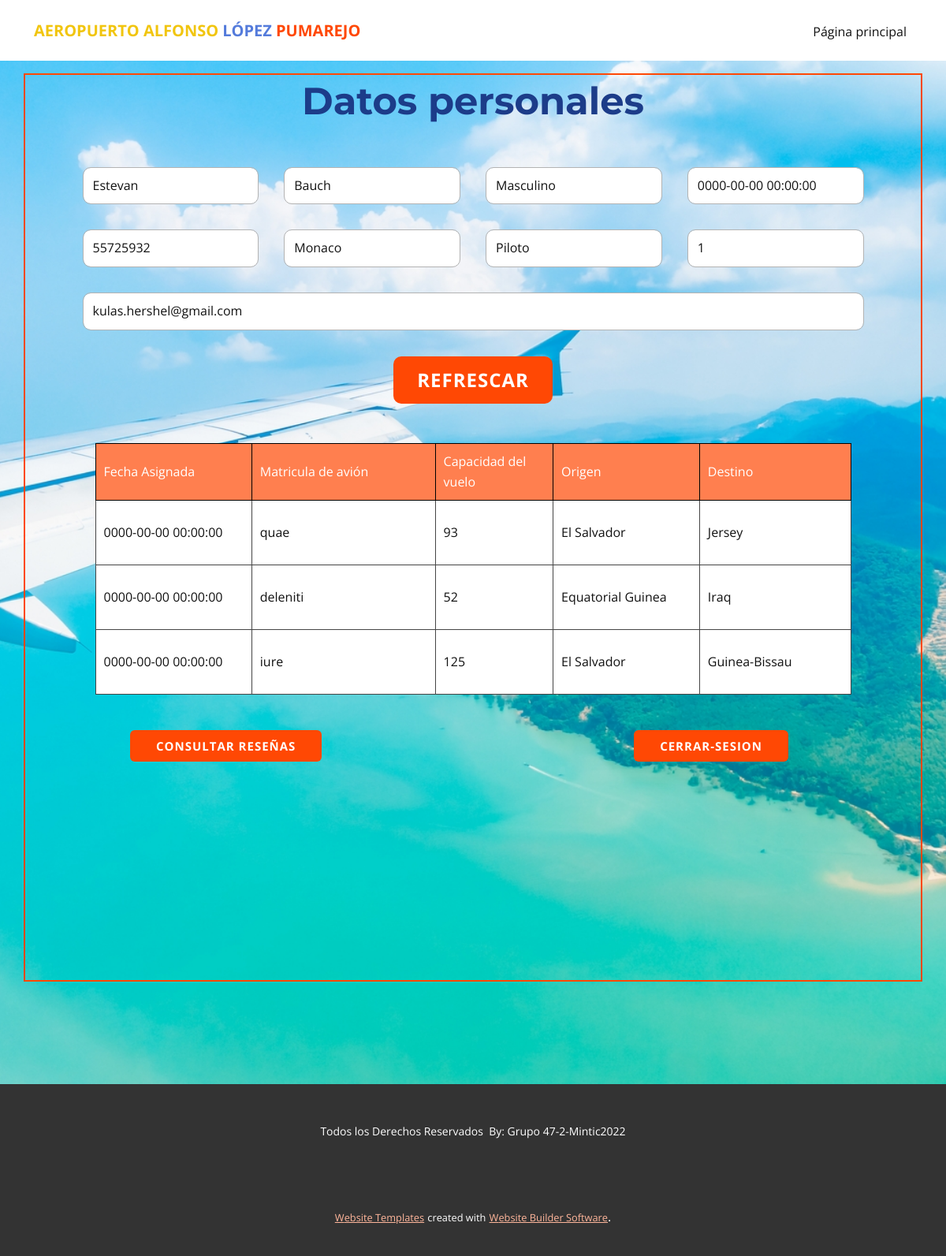
The page /piloto (signed in) on the database as committed earlier.
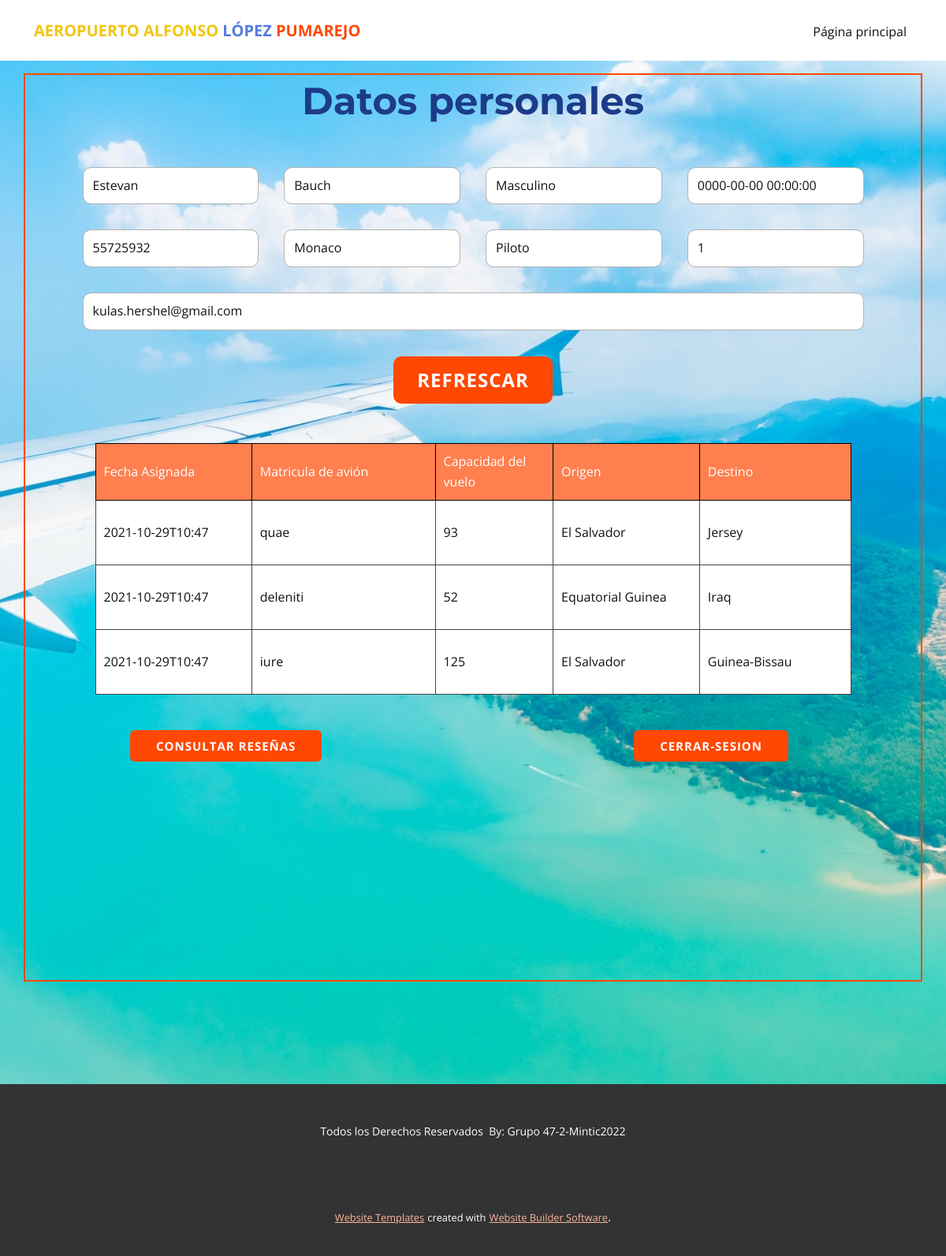
The same page on the database as committed later.
### tables this page shows
CREATE TABLE Usuario (idUser int PRIMARY KEY NOT NULL UNIQUE, idRol int REFERENCES Roles (idRol) ON DELETE CASCADE ON UPDATE CASCADE, nombres varchar (50), apellidos varchar (50), tipoDocumento varchar (50), pais varchar (70), genero varchar (30), fechaNacimiento datetime, telefono int, correo varchar (200), password varchar (255));

CREATE TABLE Vuelo (idVuelo INTEGER PRIMARY KEY AUTOINCREMENT UNIQUE NOT NULL, estadoVuelo varchar (20) DEFAULT INACTIVO, origenVuelo varchar (50), destinoVuelo varchar (50), capacidad int, avion varchar (40), fechaVuelo timestamp, horaVuelo timestamp, idPiloto INT REFERENCES Usuario (idUser) ON DELETE SET NULL ON UPDATE SET NULL, idcoPiloto INT REFERENCES Usuario (idUser) ON DELETE SET NULL ON UPDATE SET NULL);

### main.py (the view)
@app.route("/piloto", methods = ["GET", "POST"])
def piloto():
   if 'idUser' in session and session["rol"] == 2:
      vueloPiloto = ""
      datosPiloto = ""
      piloto = Piloto()
      vueloPiloto = piloto.consultarVuelo(session["idUser"])
      datosPiloto = piloto.consultarPerfil(session["idUser"])
      return render_template("piloto.html", vueloPiloto = vueloPiloto, datosPiloto=datosPiloto)
   else:
      flash('Usted no tiene permisos para acceder a esta página.')
      return redirect(url_for('paginaprincipal'))

### clases.py (called while the page is built)
def dict_factory(cursor, row):
    d = {}
    for idx, col in enumerate(cursor.description):
        d[col[0]] = row[idx]
    return d

    def sql_connection(self):
        try:
            con=sqlite3.connect('database/database.db')
            con.row_factory = dict_factory
            return con
        except Error:
            print(Error)

    def consultarVuelo(self, idUser):
        sentencia = "SELECT i.estadoVuelo, i.capacidad, i.avion, i.fechaVuelo, i.origenVuelo, i.destinoVuelo, i.idVuelo FROM Vuelo i JOIN VueloPilotos itb ON i.idVuelo = itb.idVuelo JOIN Usuario t ON itb.idUser = t.idUser WHERE t.idUser = ?"
        db = Database()
        con = db.sql_connection()
        cursorObj = con.cursor()
        cursorObj.execute(sentencia,[idUser])
        con.commit()
        pilotovuelo = cursorObj.fetchall()
        con.close()
        return pilotovuelo

    def consultarPerfil(self, idUser):
        sentencia = "SELECT nombres, apellidos, genero, fechaNacimiento, idUser, pais, idRol, telefono, correo FROM Usuario WHERE idUser = ?"
        db = Database()
        con = db.sql_connection()
        cursorObj = con.cursor()
        cursorObj.execute(sentencia,[idUser])
        con.commit()
        pilotodata = cursorObj.fetchone()
        con.close()
        return pilotodata

### templates/piloto.html (shortened to what this page needs)
<!DOCTYPE html>
<html style="font-size: 16px;">
  <head>
    <link rel="stylesheet" href="../static/nicepage.css" media="screen">
<link rel="stylesheet" href="../static/piloto.css" media="screen">
  </head>
  <body class="u-body"><header class="u-clearfix u-header u-header" id="sec-d507"><div class="u-clearfix u-sheet u-sheet-1">
        <nav class="u-menu u-menu-dropdown u-offcanvas u-menu-1">
          <div class="u-custom-menu u-nav-container">
            <ul class="u-nav u-unstyled u-nav-1"><li class="u-nav-item"><a class="u-button-style u-nav-link u-text-active-palette-1-base u-text-hover-palette-2-base" href="../" style="padding: 10px 20px;">Página principal</a>
</li></ul>
          </div>
        </nav>
        <p class="u-text u-text-default u-text-1">
          <font color="#f1c50e">AEROPUERTO ALFONSO </font>
          <span class="u-text-palette-2-base">LÓPEZ</span>
          <span class="u-text-palette-1-base"> PUMAREJO</span>
        </p>
      </div></header>
    <section class="u-align-center u-clearfix u-image u-section-1" id="sec-c882" data-image-width="1600" data-image-height="1067">
      <div class="u-clearfix u-sheet u-sheet-1">
        <div class="u-border-2 u-border-palette-1-base u-container-style u-expanded-width u-group u-shape-rectangle u-group-1">
          <div class="u-container-layout u-container-layout-1">
            <h1 class="u-align-center u-custom-font u-font-montserrat u-text u-text-custom-color-5 u-title u-text-1">Datos personales</h1>
            <div class="u-form u-form-1">
              <form action="#" method="POST" class="u-clearfix u-form-spacing-32 u-form-vertical u-inner-form" source="custom" name="datapiloto" style="padding: 41px;">
                <div class="u-form-group u-form-name u-form-partition-factor-4 u-form-group-1">
                  <input type="text" placeholder="Nombre(s)" id="name-dc01" readonly name="nombres" value="{{datosPiloto.nombres}}" class="u-border-1 u-border-grey-30 u-input u-input-rectangle u-radius-10 u-white" required="">
                </div>
                <div class="u-form-group u-form-partition-factor-4 u-form-group-2">
                  <input type="text" placeholder="Apellido(s)" id="name-0b98" readonly name="apellidos" value="{{datosPiloto.apellidos}}" class="u-border-1 u-border-grey-30 u-input u-input-rectangle u-radius-10 u-white" required="required">
                </div>
                <div class="u-form-group u-form-partition-factor-4 u-form-select u-form-group-3">
                  <div class="u-form-select-wrapper">
                  <input type="text" placeholder="Genero" id="text222" readonly name="genero" value="{{datosPiloto.genero}}" class="u-border-1 u-border-grey-30 u-input u-input-rectangle u-radius-10 u-white">
                </div>
                </div>
                <div class="u-form-date u-form-group u-form-partition-factor-4 u-form-group-4">
                  <input type="text" placeholder="Fecha de nacimiento" id="text333" readonly name="fecha" value="{{datosPiloto.fechaNacimiento}}" class="u-border-1 u-border-grey-30 u-input u-input-rectangle u-radius-10 u-white">
                </div>
                <div class="u-form-group u-form-partition-factor-4 u-form-group-5">
                  <input type="text" placeholder="Número de documento" id="text-5686" readonly name="numdocumento" value="{{datosPiloto.idUser}}" class="u-border-1 u-border-grey-30 u-input u-input-rectangle u-radius-10 u-white">
                </div>
                <div class="u-form-group u-form-partition-factor-4 u-form-select u-form-group-6">
                  <div class="u-form-select-wrapper">
                  <input type="text" placeholder="País de nacimiento" id="text111" readonly name="paisdenacimiento" value="{{datosPiloto.pais}}" class="u-border-1 u-border-grey-30 u-input u-input-rectangle u-radius-10 u-white">
                  </div>
                </div>
                <div class="u-form-group u-form-partition-factor-4 u-form-group-7">
                  <input type="text" placeholder="Cargo" id="text-a7d2" readonly name="cargo" value="Piloto" class="u-border-1 u-border-grey-30 u-input u-input-rectangle u-radius-10 u-white">
                </div>
                <div class="u-form-group u-form-partition-factor-4 u-form-phone u-form-group-8">
                  <input type="tel" placeholder="Número de telefono" id="text-5435" readonly name="numtelefono" value="{{datosPiloto.telefono}}" class="u-border-1 u-border-grey-30 u-input u-input-rectangle u-radius-10 u-white">
                </div>
                <div class="u-form-group u-form-group-9">
                  <input type="text" placeholder="e-mail" id="text-666" readonly name="email" value="{{datosPiloto.correo}}" class="u-border-1 u-border-grey-30 u-input u-input-rectangle u-radius-10 u-white">
                </div>
                <div class="u-align-center u-form-group u-form-submit">
                  <a href="#" class="u-btn u-btn-round u-btn-submit u-button-style u-radius-10 u-btn-1">Refrescar<br>
                  </a>
                </div>
              </form>
            </div>
            {%if vueloPiloto %}
            <div class="u-align-center u-table u-table-responsive u-table-1">
              <table class="u-table-entity">
                <colgroup>
                  <col width="20.7%">
                  <col width="24.3%">
                  <col width="15.6%">
                  <col width="19.4%">
                  <col width="20.000000000000004%">
                </colgroup>
                <thead class="u-palette-1-light-1 u-table-header u-table-header-1">
                  <tr style="height: 46px;">
                    <th class="u-border-1 u-border-black u-table-cell">Fecha Asignada</th>
                    <th class="u-border-1 u-border-black u-table-cell">Matricula de avión</th>
                    <th class="u-border-1 u-border-black u-table-cell">Capacidad del vuelo</th>
                    <th class="u-border-1 u-border-black u-table-cell">Origen</th>
                    <th class="u-border-1 u-border-black u-table-cell">Destino</th>
                  </tr>
                </thead>
                <tbody class="u-table-body u-white u-table-body-1">
                  {% for algo in vueloPiloto %}
                  <tr style="height: 82px;">
                    <td class="u-border-1 u-border-grey-dark-1 u-table-cell">{{algo.fechaVuelo}}</td>
                    <td class="u-border-1 u-border-grey-dark-1 u-table-cell">{{algo.avion}}</td>
                    <td class="u-border-1 u-border-grey-dark-1 u-table-cell">{{algo.capacidad}}</td>
                    <td class="u-border-1 u-border-grey-dark-1 u-table-cell">{{algo.origenVuelo}}</td>
                    <td class="u-border-1 u-border-grey-dark-1 u-table-cell">{{algo.destinoVuelo}}</td>
                  </tr>
                  {% endfor %}
                </tbody>
              </table>
            </div>
            {% endif %}
            <a href="reviews" class="u-btn u-btn-round u-button-style u-hover-palette-1-light-1 u-palette-1-base u-radius-6 u-btn-2">Consultar reseñas</a>
            <a href="../salir" class="u-btn u-btn-round u-button-style u-hover-palette-1-light-1 u-palette-1-base u-radius-6 u-btn-3">cerrar-sesion</a>
          </div>
        </div>
      </div>
    </section>
    <footer class="u-align-center u-clearfix u-footer u-grey-80 u-footer" id="sec-7e24"><div class="u-clearfix u-sheet u-sheet-1">
        <p class="u-small-text u-text u-text-variant u-text-1"> Todos los Derechos Reservados&nbsp;
By: Grupo 47-2-Mintic2022</p>
      </div></footer>
    <section class="u-backlink u-clearfix u-grey-80">
      <a class="u-link" href="" target="_blank">
        <span>Website Templates</span>
      </a>
      <p class="u-text">
        <span>created with</span>
      </p>
      <a class="u-link" href="" target="_blank">
        <span>Website Builder Software</span>
      </a>.
    </section>
  </body>
</html>

### static/piloto.css (style rules this page uses)
.u-section-1 { background-image: url("images/airplane.jpg"); background-position: 50% 50%; }
.u-section-1 .u-sheet-1 { min-height: 1298px; }
.u-section-1 .u-group-1 { min-height: 1152px; margin-top: 16px; margin-bottom: 60px; }
.u-section-1 .u-container-layout-1 { padding: 7px 0; }
.u-section-1 .u-text-1 { font-size: 3rem; font-weight: 700; margin: 0 23px; }
.u-section-1 .u-form-1 { height: 754px; width: 1073px; margin: 16px auto 0; }
.u-section-1 .u-form-group-1 { margin-left: 0; }
.u-section-1 .u-form-group-2 { margin-left: 0; }
.u-section-1 .u-form-group-3 { margin-left: 0; }
.u-section-1 .u-form-group-4 { margin-left: 0; }
.u-section-1 .u-form-group-5 { margin-left: 0; }
.u-section-1 .u-form-group-6 { margin-left: 0; }
.u-section-1 .u-form-group-7 { margin-left: 0; }
.u-section-1 .u-form-group-8 { margin-left: 0; }
.u-section-1 .u-form-group-9 { margin-left: 0; }
.u-section-1 .u-btn-1 { font-size: 1.5rem; margin-bottom: 0; padding: 11px 30px; }
.u-section-1 .u-table-1 { width: 959px; margin: 9px auto 0; }
.u-section-1 .u-table-header-1 { background-image: none; }
.u-section-1 .u-table-body-1 { background-image: none; }
.u-section-1 .u-btn-2 { border-style: none; font-weight: 700; font-size: 0.9375rem; margin: 45px auto 0 133px; padding: 8px 33px; }
.u-section-1 .u-btn-3 { border-style: none; font-weight: 700; font-size: 0.9375rem; margin: -40px 168px 0 auto; padding: 8px 33px; }

Rows that differ between the two databases and show on the page:
changed Vuelo "quae": fechaVuelo "0000-00-00 00:00:00" → "2021-10-29T10:47"
changed Vuelo "deleniti": fechaVuelo "0000-00-00 00:00:00" → "2021-10-29T10:47"
changed Vuelo "iure": fechaVuelo "0000-00-00 00:00:00" → "2021-10-29T10:47"
